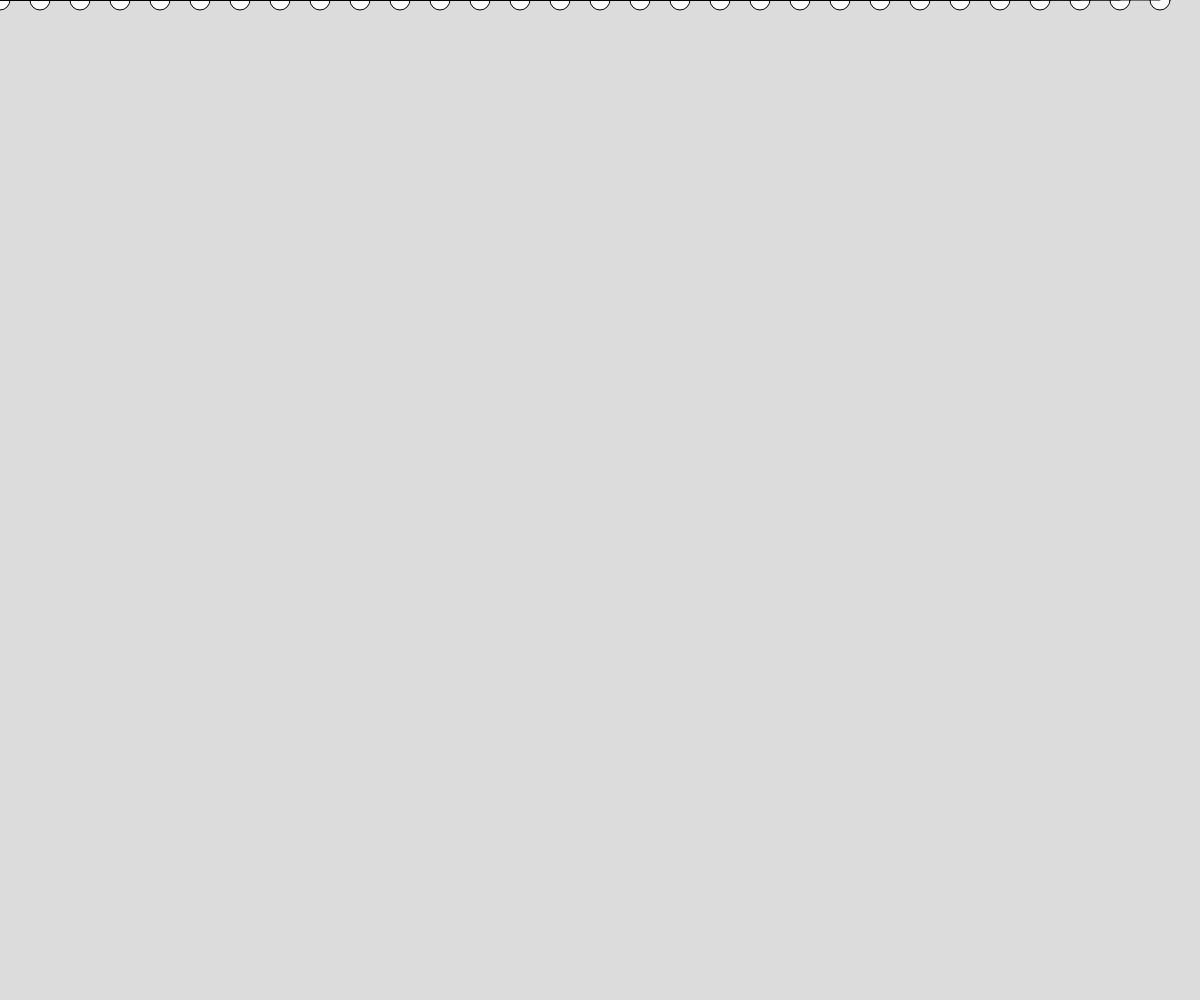
Frame 1 (no input)
Frame 60 (no input): identical to frame 1, image omitted
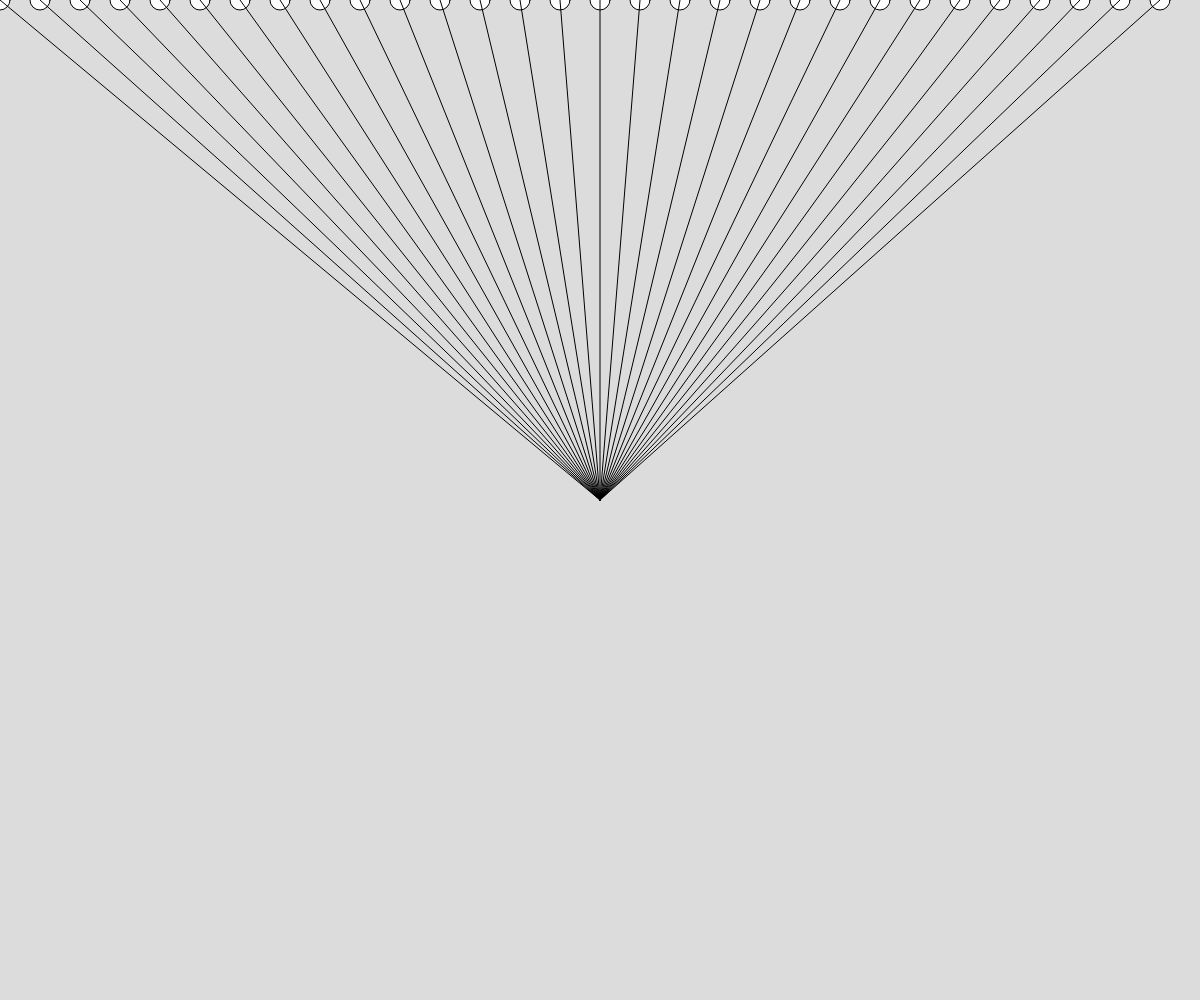
Frame 120 (the mouse pressed at the canvas centre since frame 60)

The p5.js sketch that drew these frames (run headless with seeded random() and noise() and a simulated clock; from frame 60 on, the mouse is pressed at the canvas centre):

// p5.js sketch
// ── sketch.js
// Exercise
function setup() {
  createCanvas(windowWidth, windowHeight);
}

function draw() {
  background(220);
  //TOP LINE
  for(let x = 0; x < width; x+=40){
    circle(x, 0, 20);
    line(x,0,mouseX,mouseY);
  }
}
